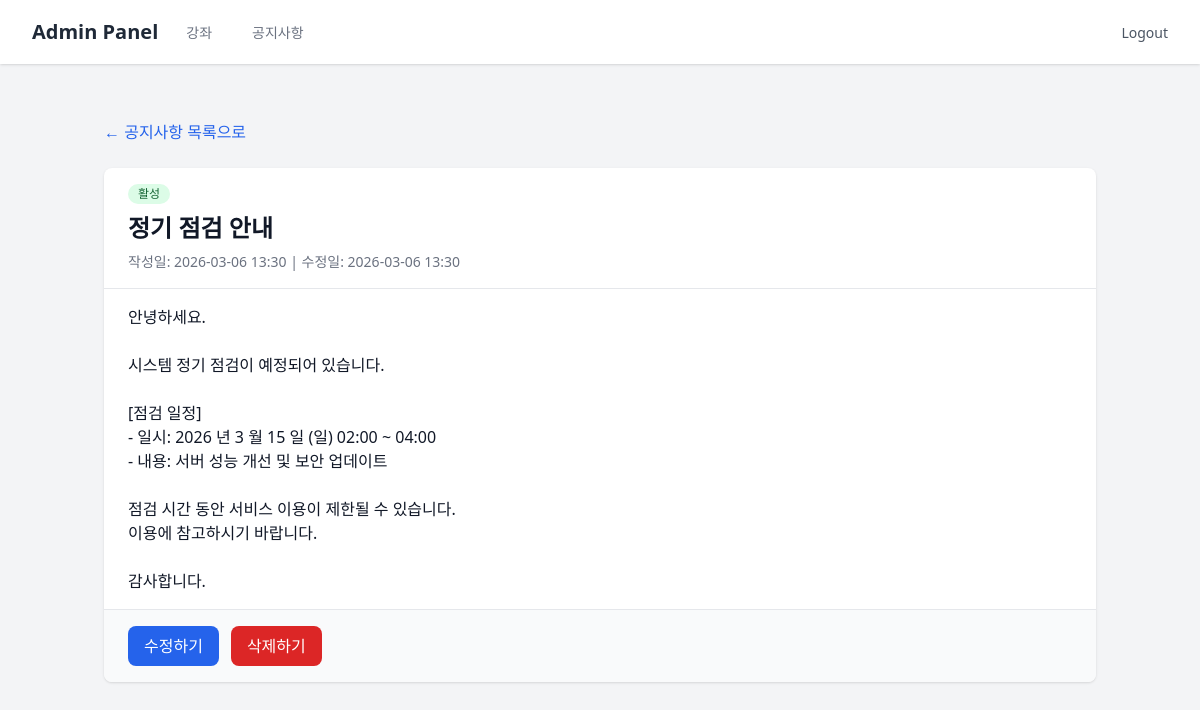
The app's page /admin/notices/3 (signed in), older data.
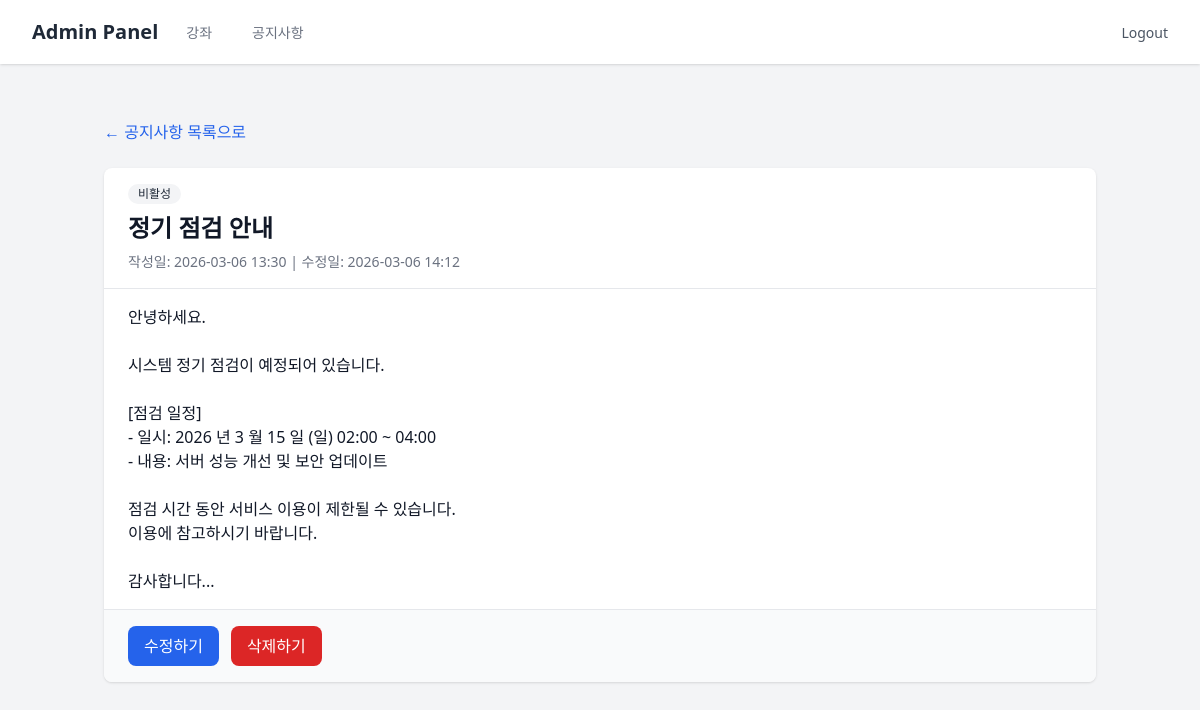
The same page, newer data.
### models/__init__.py (models this page shows)
class Notice(SQLModel, table=True):
    id: Optional[int] = Field(default=None, primary_key=True)
    title: str
    content: str
    created_at: datetime = Field(default_factory=datetime.utcnow)
    updated_at: datetime = Field(default_factory=datetime.utcnow)
    is_pinned: bool = Field(default=False)  # 고정 공지 여부
    is_active: bool = Field(default=True)  # 활성화 여부

### routers/admin_notices.py (the view)
@router.get("/{notice_id}")
def admin_notice_detail(
    request: Request,
    notice_id: int,
    user: User = Depends(get_current_admin_user),
    session: Session = Depends(get_session)
):
    notice = session.get(Notice, notice_id)
    if not notice:
        raise HTTPException(status_code=404, detail="Notice not found")
    return templates.TemplateResponse(
        request=request,
        name="admin/notice_detail.html",
        context={"user": user, "notice": notice}
    )

### templates/admin/notice_detail.html (shortened to what this page needs)
{% extends "admin/base.html" %}
{% block content %}
<div class="container mx-auto px-4 py-8">
    <div class="mb-6">
        <a href="/admin/notices" class="text-blue-600 hover:text-blue-800">
            ← 공지사항 목록으로
        </a>
    </div>
    <div class="bg-white rounded-lg shadow overflow-hidden">
        <div class="px-6 py-4 border-b border-gray-200">
            <div class="flex items-center gap-3 mb-2">
                {% if notice.is_active %}
                <span class="inline-flex items-center px-2.5 py-0.5 rounded-full text-xs font-medium bg-green-100 text-green-800">
                    활성
                </span>
                {% else %}
                <span class="inline-flex items-center px-2.5 py-0.5 rounded-full text-xs font-medium bg-gray-100 text-gray-800">
                    비활성
                </span>
                {% endif %}
            </div>
            <h1 class="text-2xl font-bold text-gray-900">{{ notice.title }}</h1>
            <div class="mt-2 text-sm text-gray-500">
                작성일: {{ notice.created_at.strftime("%Y-%m-%d %H:%M") }}
                {% if notice.updated_at and notice.updated_at != notice.created_at %}
                | 수정일: {{ notice.updated_at.strftime("%Y-%m-%d %H:%M") }}
                {% endif %}
            </div>
        </div>
        <div class="px-6 py-4">
            <div class="prose max-w-none">
                <div class="whitespace-pre-wrap text-gray-900">{{ notice.content }}</div>
            </div>
        </div>
        <div class="px-6 py-4 bg-gray-50 border-t border-gray-200 flex gap-3">
            <a href="/admin/notices/{{ notice.id }}/edit"
               class="bg-blue-600 hover:bg-blue-700 text-white px-4 py-2 rounded-lg font-medium transition">
                수정하기
            </a>
            <form action="/admin/notices/{{ notice.id }}/delete"
                  method="POST"
                  class="inline"
                  onsubmit="return confirm('정말 삭제하시겠습니까?');">
                <button type="submit"
                        class="bg-red-600 hover:bg-red-700 text-white px-4 py-2 rounded-lg font-medium transition">
                    삭제하기
                </button>
            </form>
        </div>
    </div>
</div>
{% endblock %}

### templates/admin/base.html (shortened to what this page needs)
<!DOCTYPE html>
<html lang="en">
<head>
    <script src="https://cdn.tailwindcss.com"></script>
</head>
<body class="bg-gray-100 min-h-screen font-sans">
    {% if request.url.path != "/admin/login" %}
    <nav class="bg-white shadow">
        <div class="max-w-7xl mx-auto px-4 sm:px-6 lg:px-8">
            <div class="flex justify-between h-16">
                <div class="flex">
                    <div class="flex-shrink-0 flex items-center">
                        <a href="/admin" class="text-xl font-bold text-gray-800">Admin Panel</a>
                    </div>
                    <div class="hidden sm:ml-6 sm:flex sm:space-x-8">
                        <a href="/admin" class="border-transparent text-gray-500 hover:border-gray-300 hover:text-gray-700 inline-flex items-center px-1 pt-1 border-b-2 text-sm font-medium">
                            강좌
                        </a>
                        <a href="/admin/notices" class="border-transparent text-gray-500 hover:border-gray-300 hover:text-gray-700 inline-flex items-center px-1 pt-1 border-b-2 text-sm font-medium">
                            공지사항
                        </a>
                    </div>
                </div>
                <div class="flex items-center">
                    <form action="/auth/logout" method="get">
                        <button type="submit" class="text-sm text-gray-600 hover:text-gray-900 ml-4">Logout</button>
                    </form>
                </div>
            </div>
        </div>
    </nav>
    {% endif %}
    <main class="max-w-7xl mx-auto py-6 sm:px-6 lg:px-8">
        {% block content %}{% endblock %}
    </main>
</body>
</html>

Row changes from the older to the newer data that the page shows:
changed Notice "정기 점검 안내": is_active True → False (drawn); updated_at "2026-03-06 13:30" → "2026-03-06 14:12"; content "안녕하세요. 시스템 정기 점검이 예정되어 있습니다. [점검 일정] - 일시: 2026 년 3 월 15 일 (일) 02:00 ~ 04:00 - 내용: 서버 성능 개선 및 보안 업데이트 점검 시간 동안 서비스 이용이 제한될 수 있습니다. 이용에 참고하시기 바랍니다. 감사합니다." → "안녕하세요. 시스템 정기 점검이 예정되어 있습니다. [점검 일정] - 일시: 2026 년 3 월 15 일 (일) 02:00 ~ 04:00 - 내용: 서버 성능 개선 및 보안 업데이트 점검 시간 동안 서비스 이용이 제한될 수 있습니다. 이용에 참고하시기 바랍니다. 감사합니다..."
Text that changed along with them:
text no longer shown: "활성"
text now shown: "비활성"
